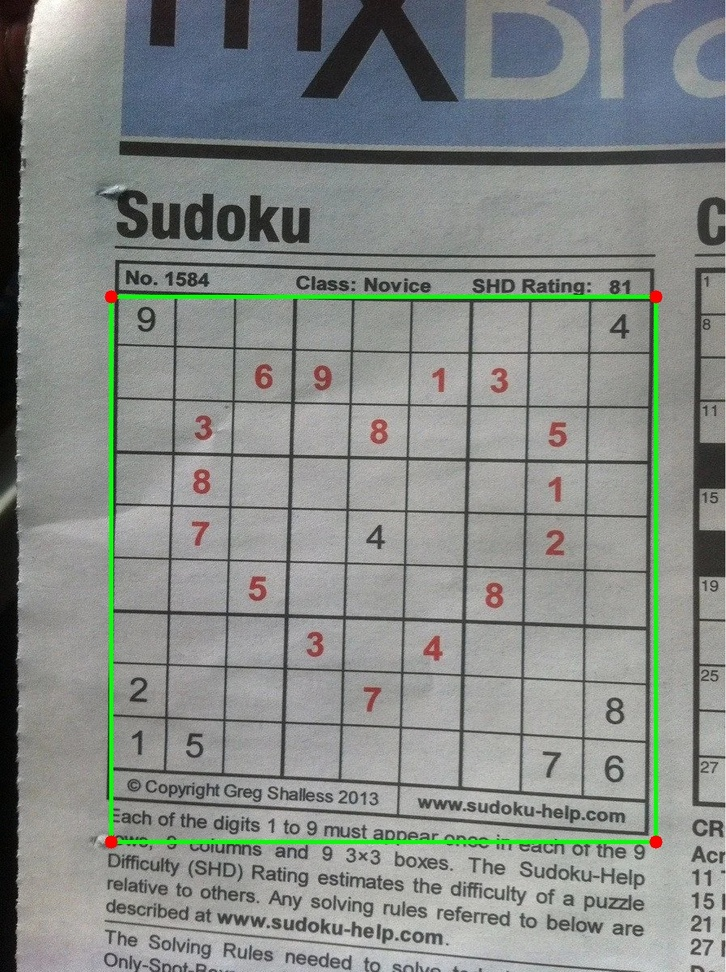
#> input picture _archive/legacy_detection/evaluation/debug_images/0bQYX6pmZoRR9NOFSPc3QqogIfipaCvqgHovs9aq0wc_generalized_hough.jpg, 726 x 972 px, shrunk from 897 x 1200 before the run
$ python -i preprocessing.py   (imports and definitions only)   (older library calls are emulated)
#> lines starting #> are read from the running program, lines starting #| are printed output that depends on the picture; after the words box and inside, x2 and y2 are one past the last pixel; in counts of white or black regions, pixels touching at a corner belong together
#> further down, picture is the input picture: shape (972, 726, 3); mean B, G, R 134.9, 138.2, 133.4
"""
Image preprocessing module for Sudoku grid detection.

Each function is designed to be independently testable and returns
intermediate results suitable for visualization.

Mathematical operations:
- Grayscale: G = 0.299R + 0.587G + 0.114B
- Gaussian Blur: B = G * K_σ (convolution with Gaussian kernel)
- Adaptive Threshold: T_{i,j} = 255 if B_{i,j} < μ_{i,j} - C else 0
- Canny Edge: Gradient magnitude with non-max suppression and hysteresis
"""

from dataclasses import dataclass
from typing import Optional, Tuple

import cv2
import numpy as np


@dataclass
class PreprocessingResult:
    """Container for all preprocessing intermediate results."""

    original: np.ndarray
    grayscale: np.ndarray
    blurred: np.ndarray
    threshold: np.ndarray
    edges: np.ndarray


def to_grayscale(image: np.ndarray) -> np.ndarray:
    """
    Convert BGR image to grayscale.

    Formula: G = 0.299R + 0.587G + 0.114B

    These weights reflect human eye sensitivity:
    - Green: Most sensitive (0.587)
    - Red: Medium (0.299)
    - Blue: Least sensitive (0.114)

    Args:
        image: BGR image (H x W x 3)

    Returns:
        Grayscale image (H x W)
    """
    if len(image.shape) == 2:
        return image  # Already grayscale

    return cv2.cvtColor(image, cv2.COLOR_BGR2GRAY)
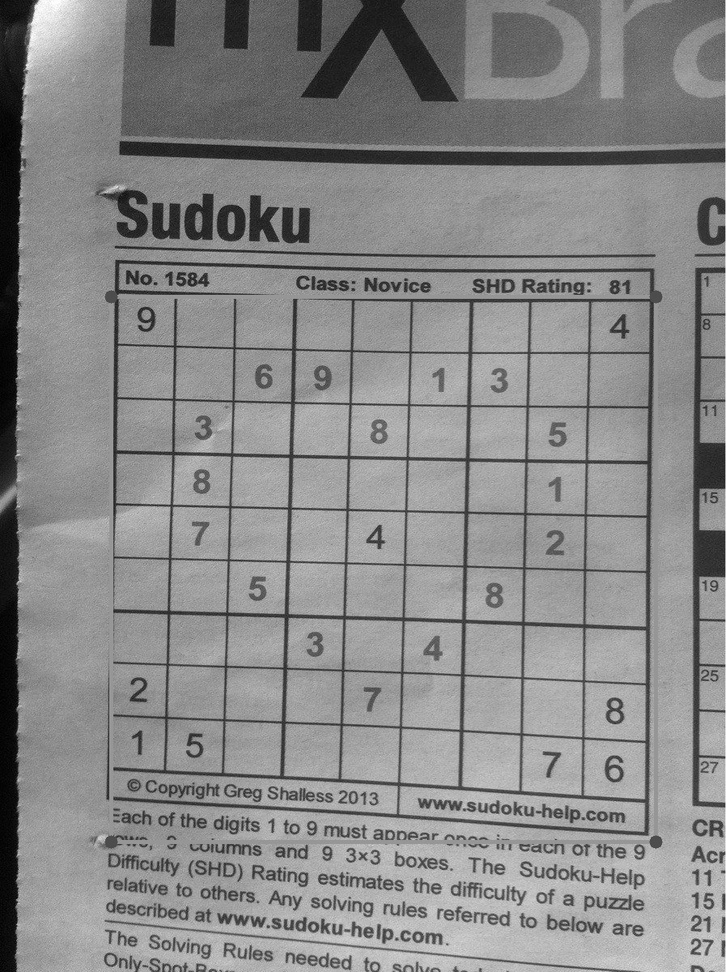
#> returned value: shape (972, 726); min 0, max 254, mean 136.4


# [112 lines left out: functions apply_blur, adaptive_threshold, detect_edges, preprocess_for_hough, not called in this run]


def preprocess_for_hough_polar(
    image: np.ndarray,
    canny_low: int = 90,
    canny_high: int = 150,
    dilate_kernel_size: int = 3,
    erode_kernel_size: int = 5
) -> np.ndarray:
    """
    Preprocess image for Standard Hough Transform (polar form with HoughLines).

    Pipeline: Original → Grayscale → Canny → Dilate → Erode

    Why morphological operations:
    - Dilation (3x3): Expands edges, connecting broken line segments
    - Erosion (5x5): Shrinks edges, removing small noise artifacts
    - Order matters: dilate first to connect, then erode to clean up

    Args:
        image: BGR image
        canny_low: Canny low threshold (default 90)
        canny_high: Canny high threshold (default 150)
        dilate_kernel_size: Size of dilation kernel (default 3)
        erode_kernel_size: Size of erosion kernel (default 5)

    Returns:
        Edge map ready for cv2.HoughLines() detection
    """
    gray = to_grayscale(image)
    edges = cv2.Canny(gray, canny_low, canny_high, apertureSize=3)
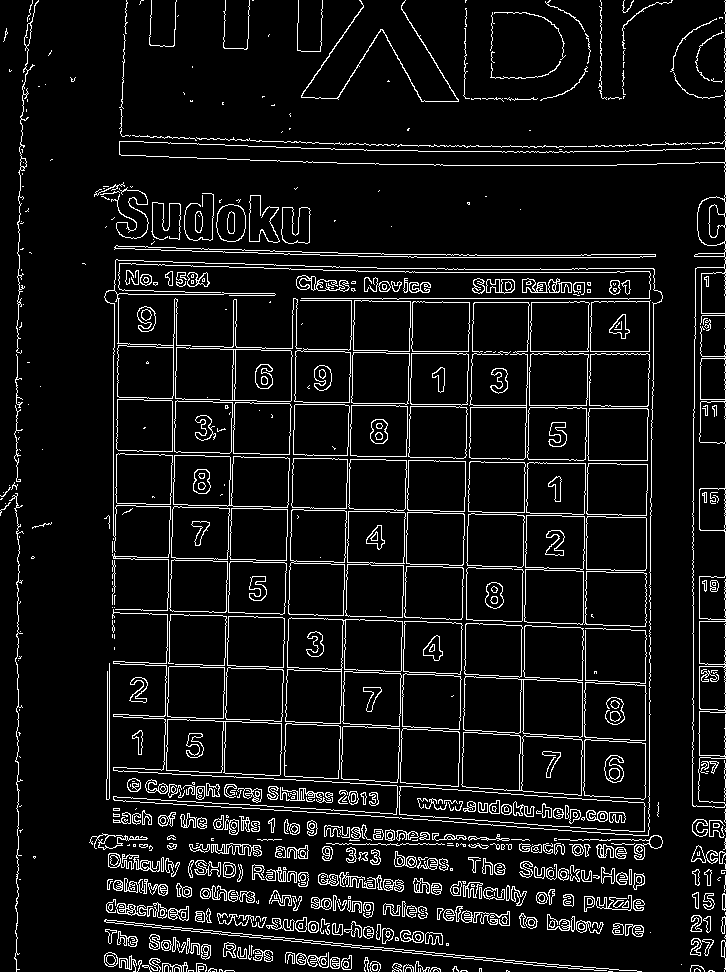
#> edges: shape (972, 726); 7.9% white in thin lines or dots

    # Morphological operations to enhance edges
    kernel_dilate = np.ones((dilate_kernel_size, dilate_kernel_size), np.uint8)
    dilated = cv2.dilate(edges, kernel_dilate, iterations=1)
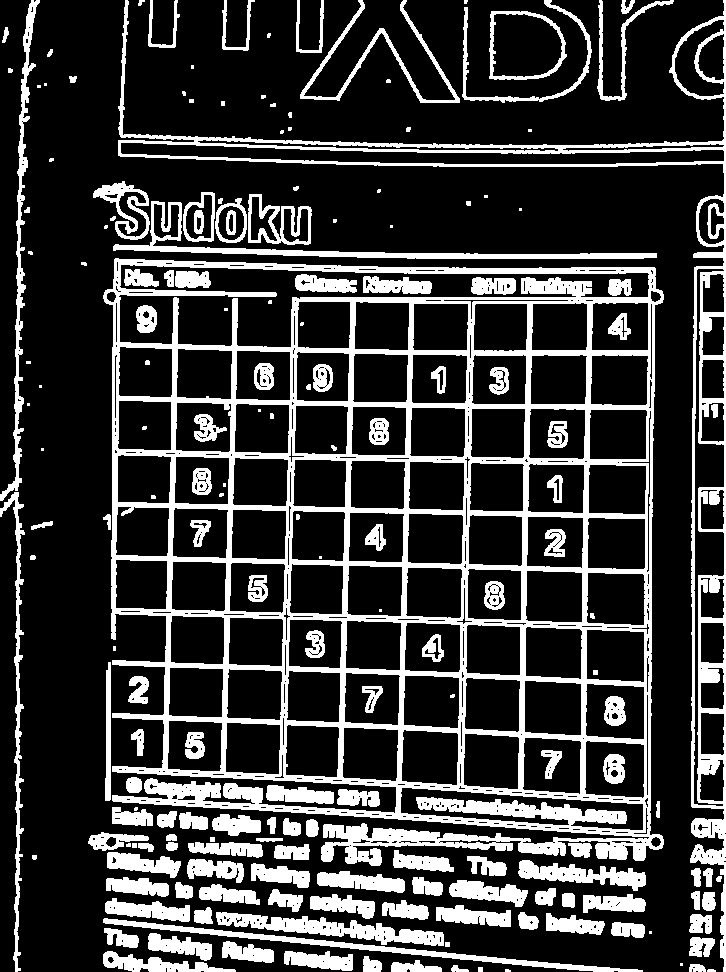
#> dilated: shape (972, 726); 22.8% white; 186 white regions (40 under 20 px), largest, box (x1, y1, x2, y2) and area: (103, 258, 664, 866) 72894, (118, 0, 726, 972) 17426, (113, 201, 657, 259) 3622

    kernel_erode = np.ones((erode_kernel_size, erode_kernel_size), np.uint8)
    eroded = cv2.erode(dilated, kernel_erode, iterations=1)
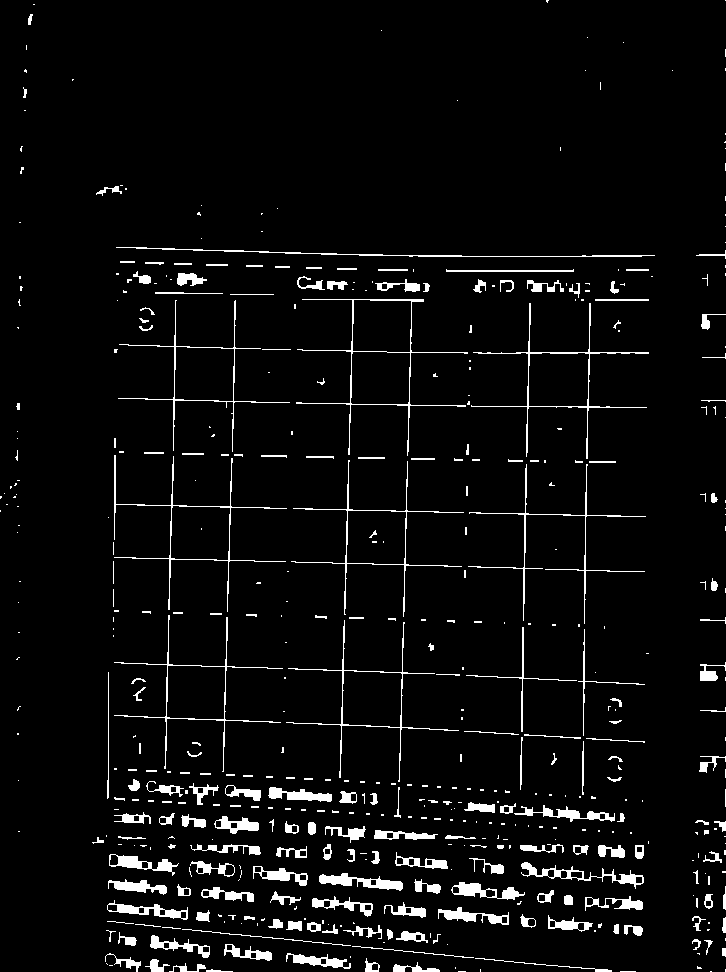
#> eroded: shape (972, 726); 4.7% white; 499 white regions (300 under 20 px), largest, box (x1, y1, x2, y2) and area: (296, 299, 468, 456) 1001, (471, 303, 649, 459) 963, (114, 455, 287, 612) 963

    return eroded


@dataclass
class PolarPreprocessingResult:
    """Container for polar preprocessing intermediate results."""

    original: np.ndarray
    grayscale: np.ndarray
    edges: np.ndarray      # After Canny
    dilated: np.ndarray    # After dilation (connects gaps)
    eroded: np.ndarray     # After erosion (final output)


# [163 lines left out: functions preprocess_for_hough_polar_full, preprocess_for_ght, preprocess_full, compute_gradients, compute_gradient_direction, compute_gradient_magnitude, not called in this run]

>>> import cv2
>>> picture = cv2.imread('../evaluation/debug_images/0bQYX6pmZoRR9NOFSPc3QqogIfipaCvqgHovs9aq0wc_generalized_hough.jpg')
>>> result = preprocess_for_hough_polar(picture)

$ run again, on _archive/legacy_detection/evaluation/debug_images/_0_1018787_simple_baseline.jpg
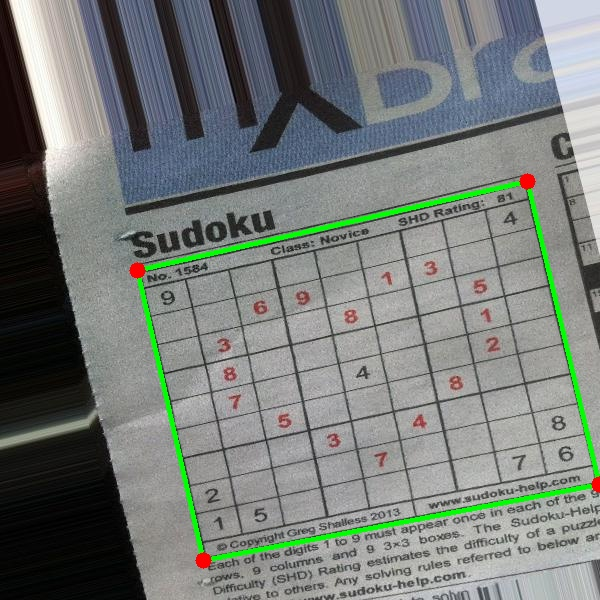
#> input picture _archive/legacy_detection/evaluation/debug_images/_0_1018787_simple_baseline.jpg, 600 x 600 px
#> picture is the input picture: shape (600, 600, 3); mean B, G, R 119.9, 123.3, 117.9
#> in preprocess_for_hough_polar, `edges = cv2.Canny(gray, canny_low, canny_high, apertureSize=3)`:
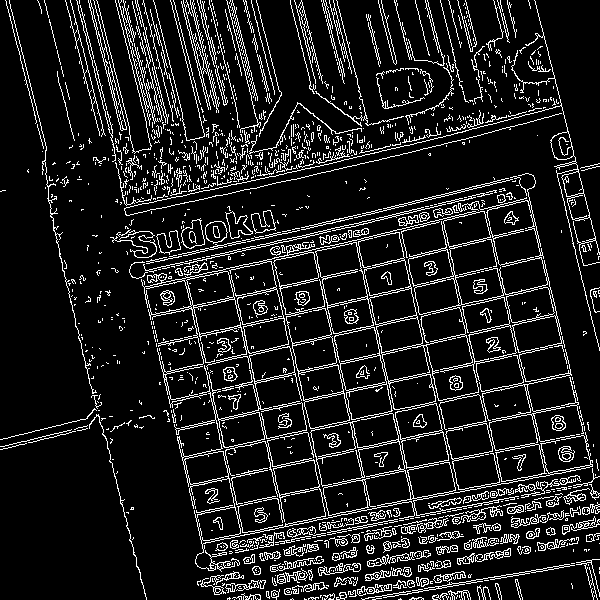
#> edges: shape (600, 600); 11.8% white in thin lines or dots
#> dilated: shape (600, 600); 35% white; 188 white regions (49 under 20 px), largest, box (x1, y1, x2, y2) and area: (109, 172, 600, 573) 59088, (75, 0, 600, 352) 37852, (303, 558, 600, 600) 3166
#> in preprocess_for_hough_polar, `eroded = cv2.erode(dilated, kernel_erode, iterations=1)`:
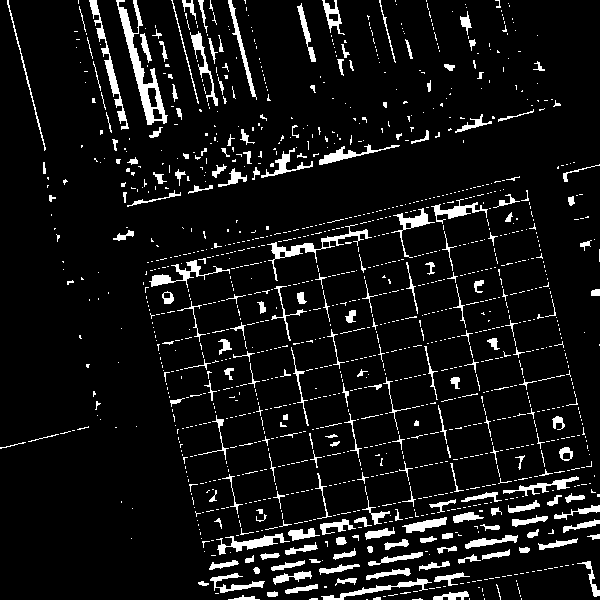
#> eroded: shape (600, 600); 7.8% white; 1382 white regions (1158 under 20 px), largest, box (x1, y1, x2, y2) and area: (116, 0, 168, 125) 1426, (267, 224, 372, 281) 743, (89, 0, 129, 130) 736
